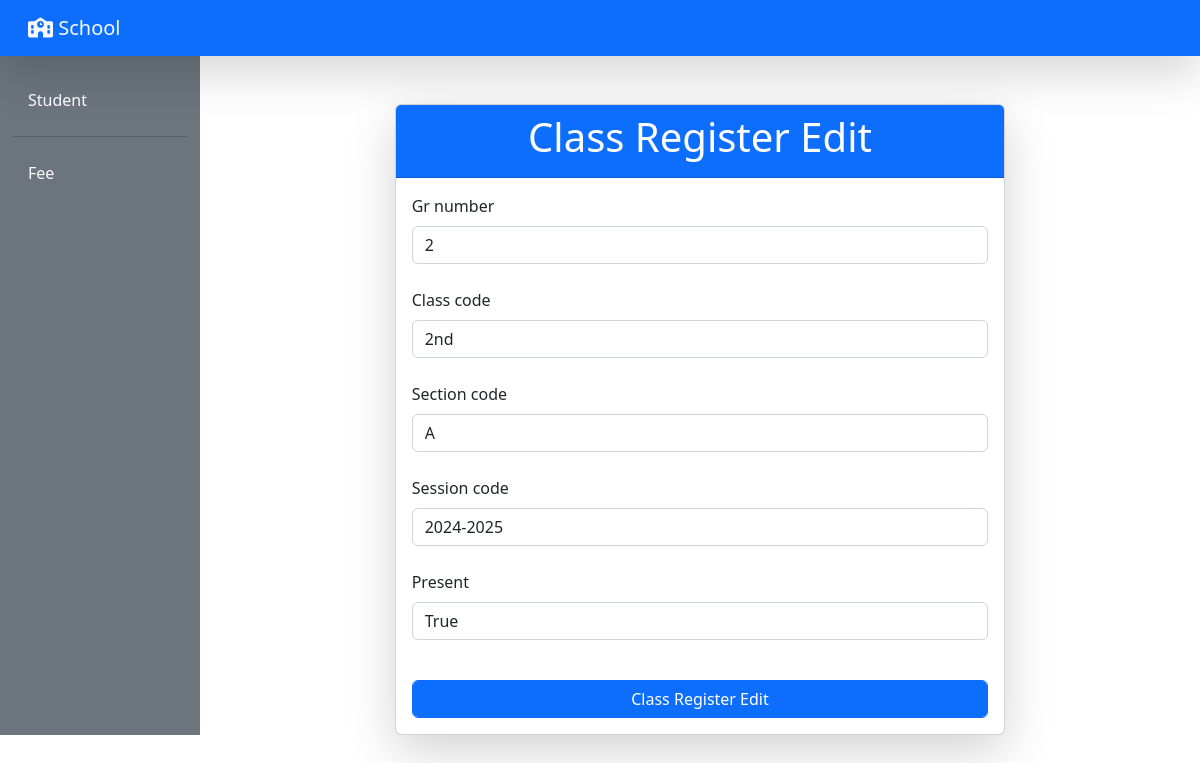
The app's page /class-register-edit/2 with its own data.
### student/models.py (models this page shows, shortened)
class GRRegister(models.Model):
    gr_number = models.IntegerField(primary_key = True)
    name = models.CharField(max_length = 100)
    father_name = models.CharField(max_length = 100)
    address = models.TextField()
    date_of_birth = models.DateField()
    date_of_admission = models.DateField()
    class_of_admission = models.ForeignKey(Classes, on_delete = models.CASCADE)
    last_school = models.CharField(max_length = 100, null = True, blank = True)
    concession_code = models.ForeignKey('fee.Concession', on_delete = models.CASCADE, null = True, blank = True)
    cell_number_1 = models.CharField(max_length = 15)
    cell_number_2 = models.CharField(max_length = 15, null = True, blank = True)
    location = models.CharField(max_length = 100)
    gender = models.CharField(max_length = 10, choices = [('Male', 'Male'), ('Female', 'Female')])
    class_of_removal = models.ForeignKey(Classes, null = True, blank = True, on_delete = models.CASCADE, related_name = 'removed_students')
    date_of_removal = models.DateField(null = True, blank = True)
    present = models.BooleanField(default = True)
    def __str__(self):
        return f"{self.gr_number}"

class Classes(models.Model):
    class_code = models.AutoField(primary_key = True)
    class_name = models.CharField(max_length = 200)
    def __str__(self):
        return f"{self.class_name}"

class Section(models.Model):
    section_code = models.AutoField(primary_key = True)
    section_name = models.CharField(max_length = 200)
    def __str__(self):
        return f"{self.section_name}"

class Session(models.Model):
    session_code = models.AutoField(primary_key = True)
    session_name = models.CharField(max_length = 200)
    def __str__(self):
        return f"{self.session_name}"

class ClassRegister(models.Model):
    gr_number = models.ForeignKey(GRRegister, on_delete = models.CASCADE)
    class_code = models.ForeignKey(Classes, on_delete = models.CASCADE)
    section_code = models.ForeignKey(Section, on_delete = models.CASCADE)
    session_code = models.ForeignKey(Session, on_delete = models.CASCADE)
    present = models.BooleanField(default = True)

### student/views.py (the view)
# urls.py: path('class-register-edit/<id>', views.classRegisterEdit, name = 'class_register_edit'),
def classRegisterEdit(request, id):
    class_register_edit = ClassRegister.objects.get(gr_number = id)
    form = ClassRegisterForm(instance = class_register_edit)
    if request.method == 'POST':
        form = ClassRegisterForm(request.POST, instance = class_register_edit)
        if form.is_valid():
            form.save()
            return redirect('class_register')
    return render(request, 'class_register/class_register_edit.html', locals())

### student/forms.py
class ClassRegisterForm(forms.ModelForm):
    class Meta:
        model = ClassRegister
        fields = ['gr_number', 'class_code', 'section_code', 'session_code', 'present']
        widgets = {
            'gr_number':forms.Select(attrs={'class':'form-control'}),
            'class_code':forms.Select(attrs={'class':'form-control'}),
            'section_code':forms.Select(attrs={'class':'form-control'}),
            'session_code':forms.Select(attrs={'class':'form-control'}),
            'present':forms.TextInput(attrs={'class':'form-control'}),
        }

### student/templates/class_register/class_register_edit.html (shortened to what this page needs)
{% extends 'front_pages/base.html' %}
{% block content %}
    <div class="container mt-5">
        <div class="row justify-content-center">
            <div class="col-md-8">
                <div class="card shadow-lg">
                    <div class="card-header text-center bg-primary text-white">
                        <h1>Class Register Edit</h1>
                    </div>
                    <div class="card-body">
                        <form method="post" action="{% url 'class_register_edit' id %}">
                            <div class="form-group">
                                {% for field in form %}
                                    <label for="{{ field.id_for_label }}" class="form-label">
                                        {{ field.label }}
                                    </label>
                                    {{ field }}
                                    <br>
                                {% endfor %}
                            </div>
                            <button type="submit" class="btn btn-primary btn-block mt-3 form-control">Class Register Edit</button>
                        </form>
                    </div>
                </div>
            </div>
        </div>
    </div>
{% endblock content %}

### records on screen
GRRegister: form "2"
Classes: form "2nd"
Section: form "A"
Session: form "2024-2025"
ClassRegister: form "True"

### other values on screen
{{ field.label }} "Gr number" "Class code" "Section code" "Session code" "Present"
